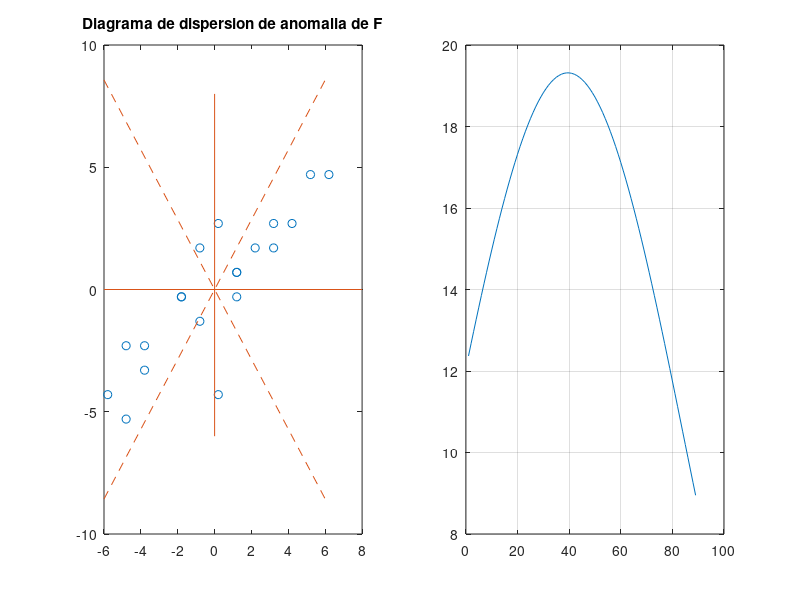

The MATLAB script that drew this image:
%
% ANALISIS ESTAD�STICO EN CLIMATOLOG�A: 513428
% A. Montecinos
%
load F.dat
plot(F(:,1),F(:,2),'o')
%
% USAMOS ANOMALIAS
Af(:,1)=F(:,1)-mean(F(:,1));
Af(:,2)=F(:,2)-mean(F(:,2));

%
% anomalias estandarizadas
Asf(:,1)=(F(:,1)-mean(F(:,1)))/std(F(:,1));
Asf(:,2)=(F(:,2)-mean(F(:,2)))/std(F(:,2));

% 
% AZ = F E
% 
% Se quiere encontrar A tal que la varianza de A(:,1) sea la
% mayor posible...
%
VAR_F=std(F).*std(F)
VAR_total=sum(VAR_F)
%
% Encontramos la matriz T que transforma linealmente a F
% conviertiendola en Z
%
% alfa=45; 
alfa=55; 

a=alfa*pi/180;
E=[cos(a) -sin(a)
   sin(a)  cos(a)];

A=Af*E;
VAR_F=std(A).*std(A)
VAR_totalF=sum(VAR_F)

subplot(121)
plot(Af(:,1),Af(:,2),'o')
line([-6 8],[0 0])
line([0 0],[-6 8])
h=line([-6 6],[-6*tan(a) 6*tan(a)])
set(h,'LineStyle','--')
h=line([-6 6],[-6*tan(pi-a) 6*tan(pi-a)])
set(h,'LineStyle','--')
title('Diagrama de dispersion de anomalia de F')
subplot(122)
h=plot(A(:,1),A(:,2),'.')
set(h,'MarkerSize',20)
line([-8 8],[0 0])
line([0 0],[-8 8])
title('Diagrama de dispersion de anomalia de A')

%
% busquemos alfa tal que var(Z) sea maxima...
%
for alfa=1:89; 
 a=alfa*pi/180;
 E=[cos(a) -sin(a)
   sin(a)  cos(a)];
 A=Af*E;
 VARia(alfa,:)=std(A).*std(A);
end

plot(1:89,VARia(:,1))
grid





%
N=length(Af(:,1));
C=Af'*Af/(N-1);
[E,D]=eig(C);
L=diag(D);
L/sum(L)
A=Af*E;



